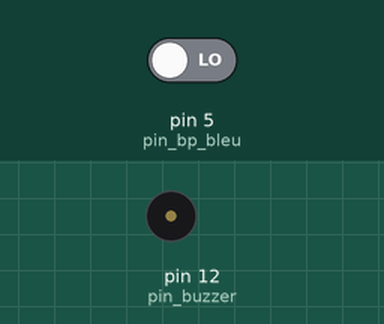
This sketch was run on a simulated Arduino Uno, built with avr-gcc and run on an emulated ATmega328P. Shown: buzzer (waves = sounding). Inputs (shaded band) come from the test bench; at power-on: pin 5 (pin_bp_bleu) LOW.

Above: at 1.2 s.
1.3 s: pin 5 (pin_bp_bleu) driven HIGH
At 2.3 s:
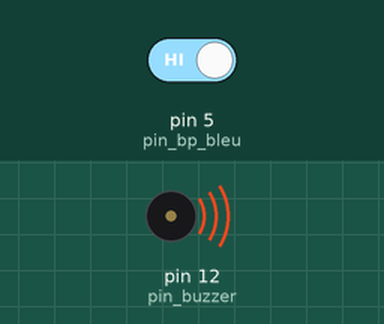
Timing chart, 0 to 8.8 s (numbered marks = the images above; inputs shaded):
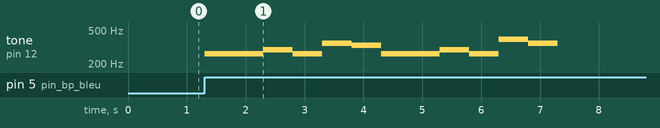

The sketch:

Defi_7.ino
```cpp
// (licence header left out)
const int pin_bp_bleu = 5;
const int pin_buzzer = 12;

void setup(){
    pinMode(pin_bp_bleu,INPUT);
    pinMode(pin_buzzer,OUTPUT);
}

void loop(){
    if(digitalRead(pin_bp_bleu) == HIGH){
        tone(pin_buzzer,262,500);
        delay(500);
        tone(pin_buzzer,262,500);
        delay(500);
        tone(pin_buzzer,294,500);
        delay(500);
        tone(pin_buzzer,262,500);
        delay(500);
        tone(pin_buzzer,349,500);
        delay(500);
        tone(pin_buzzer,330,500);
        delay(500);
        tone(pin_buzzer,262,500);
        delay(500);
        tone(pin_buzzer,262,500);
        delay(500);
        tone(pin_buzzer,294,500);
        delay(500);
        tone(pin_buzzer,262,500);
        delay(500);
        tone(pin_buzzer,392,500);
        delay(500);
        tone(pin_buzzer,349,500);
        delay(2000);
    }
}
```

Measured:
- after the input at 1.3 s, tone on pin 12 (pin_buzzer): plays 262 Hz for 1.0 s, 294 Hz for 0.50 s, 262 Hz for 0.50 s, 349 Hz for 0.50 s, 330 Hz for 0.50 s, 262 Hz for 1.0 s … (10 notes in this stretch), starting at once
